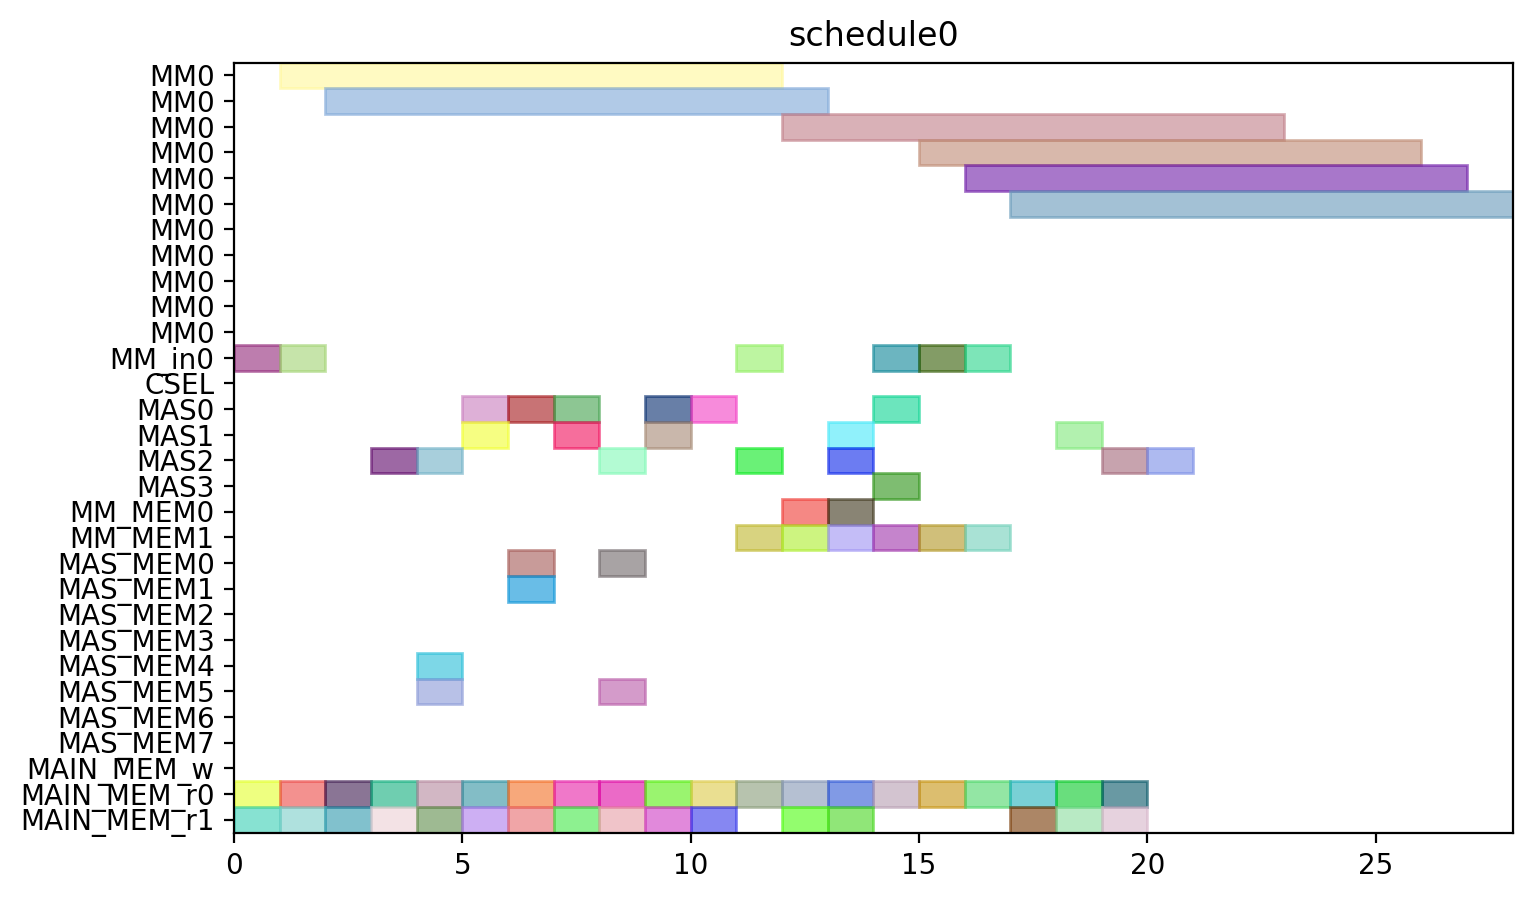

Source code (Python):
from pyschedule import Scenario, solvers, plotters, alt


def solve():
	horizon = 120
	S = Scenario("schedule0", horizon=horizon)

	# resource
	MM = S.Resources('MM', num=1, size=11)
	MM_in = S.Resources('MM_in', num=1)
	CSEL = S.Resource('CSEL')
	MAS = S.Resources('MAS', num=4, size=1, periods=range(1, horizon))
	MM_MEM = S.Resources('MM_MEM', num=2)
	MAS_MEM = S.Resources('MAS_MEM', num=8)
	MAIN_MEM_w = S.Resource('MAIN_MEM_w', size=1)
	MAIN_MEM_r = S.Resources('MAIN_MEM_r', num=2)

	# result of previous scheduling

	# new tasks
	c_qinv_denom_inv0 = S.Task('c_qinv_denom_inv0', length=11, delay_cost=1)
	c_qinv_denom_inv0 += alt(MM)
	c_qinv_denom_inv0_in = S.Task('c_qinv_denom_inv0_in', length=1, delay_cost=1)
	c_qinv_denom_inv0_in += alt(MM_in)
	S += c_qinv_denom_inv0_in*MM_in[0]<=c_qinv_denom_inv0*MM[0]
	c_qinv_denom_inv0_mem0 = S.Task('c_qinv_denom_inv0_mem0', length=1, delay_cost=1)
	c_qinv_denom_inv0_mem0 += MAIN_MEM_r[0]
	S += c_qinv_denom_inv0_mem0 <= c_qinv_denom_inv0

	c_qinv_denom_inv0_mem1 = S.Task('c_qinv_denom_inv0_mem1', length=1, delay_cost=1)
	c_qinv_denom_inv0_mem1 += MAIN_MEM_r[1]
	S += c_qinv_denom_inv0_mem1 <= c_qinv_denom_inv0

	c_qinv_denom_inv1_ = S.Task('c_qinv_denom_inv1_', length=11, delay_cost=1)
	c_qinv_denom_inv1_ += alt(MM)
	c_qinv_denom_inv1__in = S.Task('c_qinv_denom_inv1__in', length=1, delay_cost=1)
	c_qinv_denom_inv1__in += alt(MM_in)
	S += c_qinv_denom_inv1__in*MM_in[0]<=c_qinv_denom_inv1_*MM[0]
	c_qinv_denom_inv1__mem0 = S.Task('c_qinv_denom_inv1__mem0', length=1, delay_cost=1)
	c_qinv_denom_inv1__mem0 += MAIN_MEM_r[0]
	S += c_qinv_denom_inv1__mem0 <= c_qinv_denom_inv1_

	c_qinv_denom_inv1__mem1 = S.Task('c_qinv_denom_inv1__mem1', length=1, delay_cost=1)
	c_qinv_denom_inv1__mem1 += MAIN_MEM_r[1]
	S += c_qinv_denom_inv1__mem1 <= c_qinv_denom_inv1_

	c_qinv0_t2 = S.Task('c_qinv0_t2', length=1, delay_cost=1)
	c_qinv0_t2 += alt(MAS)
	c_qinv0_t2_mem0 = S.Task('c_qinv0_t2_mem0', length=1, delay_cost=1)
	c_qinv0_t2_mem0 += MAIN_MEM_r[0]
	S += c_qinv0_t2_mem0 <= c_qinv0_t2

	c_qinv0_t2_mem1 = S.Task('c_qinv0_t2_mem1', length=1, delay_cost=1)
	c_qinv0_t2_mem1 += MAIN_MEM_r[1]
	S += c_qinv0_t2_mem1 <= c_qinv0_t2

	c_qinv1__t2 = S.Task('c_qinv1__t2', length=1, delay_cost=1)
	c_qinv1__t2 += alt(MAS)
	c_qinv1__t2_mem0 = S.Task('c_qinv1__t2_mem0', length=1, delay_cost=1)
	c_qinv1__t2_mem0 += MAIN_MEM_r[0]
	S += c_qinv1__t2_mem0 <= c_qinv1__t2

	c_qinv1__t2_mem1 = S.Task('c_qinv1__t2_mem1', length=1, delay_cost=1)
	c_qinv1__t2_mem1 += MAIN_MEM_r[1]
	S += c_qinv1__t2_mem1 <= c_qinv1__t2

	c0_t0_t2 = S.Task('c0_t0_t2', length=1, delay_cost=1)
	c0_t0_t2 += alt(MAS)
	c0_t0_t2_mem0 = S.Task('c0_t0_t2_mem0', length=1, delay_cost=1)
	c0_t0_t2_mem0 += MAIN_MEM_r[0]
	S += c0_t0_t2_mem0 <= c0_t0_t2

	c0_t0_t2_mem1 = S.Task('c0_t0_t2_mem1', length=1, delay_cost=1)
	c0_t0_t2_mem1 += MAIN_MEM_r[1]
	S += c0_t0_t2_mem1 <= c0_t0_t2

	c0_t1_t2 = S.Task('c0_t1_t2', length=1, delay_cost=1)
	c0_t1_t2 += alt(MAS)
	c0_t1_t2_mem0 = S.Task('c0_t1_t2_mem0', length=1, delay_cost=1)
	c0_t1_t2_mem0 += MAIN_MEM_r[0]
	S += c0_t1_t2_mem0 <= c0_t1_t2

	c0_t1_t2_mem1 = S.Task('c0_t1_t2_mem1', length=1, delay_cost=1)
	c0_t1_t2_mem1 += MAIN_MEM_r[1]
	S += c0_t1_t2_mem1 <= c0_t1_t2

	c0_t20 = S.Task('c0_t20', length=1, delay_cost=1)
	c0_t20 += alt(MAS)
	c0_t20_mem0 = S.Task('c0_t20_mem0', length=1, delay_cost=1)
	c0_t20_mem0 += MAIN_MEM_r[0]
	S += c0_t20_mem0 <= c0_t20

	c0_t20_mem1 = S.Task('c0_t20_mem1', length=1, delay_cost=1)
	c0_t20_mem1 += MAIN_MEM_r[1]
	S += c0_t20_mem1 <= c0_t20

	c0_t21 = S.Task('c0_t21', length=1, delay_cost=1)
	c0_t21 += alt(MAS)
	c0_t21_mem0 = S.Task('c0_t21_mem0', length=1, delay_cost=1)
	c0_t21_mem0 += MAIN_MEM_r[0]
	S += c0_t21_mem0 <= c0_t21

	c0_t21_mem1 = S.Task('c0_t21_mem1', length=1, delay_cost=1)
	c0_t21_mem1 += MAIN_MEM_r[1]
	S += c0_t21_mem1 <= c0_t21

	c1_t0_t2 = S.Task('c1_t0_t2', length=1, delay_cost=1)
	c1_t0_t2 += alt(MAS)
	c1_t0_t2_mem0 = S.Task('c1_t0_t2_mem0', length=1, delay_cost=1)
	c1_t0_t2_mem0 += MAIN_MEM_r[0]
	S += c1_t0_t2_mem0 <= c1_t0_t2

	c1_t0_t2_mem1 = S.Task('c1_t0_t2_mem1', length=1, delay_cost=1)
	c1_t0_t2_mem1 += MAIN_MEM_r[1]
	S += c1_t0_t2_mem1 <= c1_t0_t2

	c1_t1_t2 = S.Task('c1_t1_t2', length=1, delay_cost=1)
	c1_t1_t2 += alt(MAS)
	c1_t1_t2_mem0 = S.Task('c1_t1_t2_mem0', length=1, delay_cost=1)
	c1_t1_t2_mem0 += MAIN_MEM_r[0]
	S += c1_t1_t2_mem0 <= c1_t1_t2

	c1_t1_t2_mem1 = S.Task('c1_t1_t2_mem1', length=1, delay_cost=1)
	c1_t1_t2_mem1 += MAIN_MEM_r[1]
	S += c1_t1_t2_mem1 <= c1_t1_t2

	c1_t20 = S.Task('c1_t20', length=1, delay_cost=1)
	c1_t20 += alt(MAS)
	c1_t20_mem0 = S.Task('c1_t20_mem0', length=1, delay_cost=1)
	c1_t20_mem0 += MAIN_MEM_r[0]
	S += c1_t20_mem0 <= c1_t20

	c1_t20_mem1 = S.Task('c1_t20_mem1', length=1, delay_cost=1)
	c1_t20_mem1 += MAIN_MEM_r[1]
	S += c1_t20_mem1 <= c1_t20

	c1_t21 = S.Task('c1_t21', length=1, delay_cost=1)
	c1_t21 += alt(MAS)
	c1_t21_mem0 = S.Task('c1_t21_mem0', length=1, delay_cost=1)
	c1_t21_mem0 += MAIN_MEM_r[0]
	S += c1_t21_mem0 <= c1_t21

	c1_t21_mem1 = S.Task('c1_t21_mem1', length=1, delay_cost=1)
	c1_t21_mem1 += MAIN_MEM_r[1]
	S += c1_t21_mem1 <= c1_t21

	c2_t0_t2 = S.Task('c2_t0_t2', length=1, delay_cost=1)
	c2_t0_t2 += alt(MAS)
	c2_t0_t2_mem0 = S.Task('c2_t0_t2_mem0', length=1, delay_cost=1)
	c2_t0_t2_mem0 += MAIN_MEM_r[0]
	S += c2_t0_t2_mem0 <= c2_t0_t2

	c2_t0_t2_mem1 = S.Task('c2_t0_t2_mem1', length=1, delay_cost=1)
	c2_t0_t2_mem1 += MAIN_MEM_r[1]
	S += c2_t0_t2_mem1 <= c2_t0_t2

	c2_t1_t2 = S.Task('c2_t1_t2', length=1, delay_cost=1)
	c2_t1_t2 += alt(MAS)
	c2_t1_t2_mem0 = S.Task('c2_t1_t2_mem0', length=1, delay_cost=1)
	c2_t1_t2_mem0 += MAIN_MEM_r[0]
	S += c2_t1_t2_mem0 <= c2_t1_t2

	c2_t1_t2_mem1 = S.Task('c2_t1_t2_mem1', length=1, delay_cost=1)
	c2_t1_t2_mem1 += MAIN_MEM_r[1]
	S += c2_t1_t2_mem1 <= c2_t1_t2

	c2_t20 = S.Task('c2_t20', length=1, delay_cost=1)
	c2_t20 += alt(MAS)
	c2_t20_mem0 = S.Task('c2_t20_mem0', length=1, delay_cost=1)
	c2_t20_mem0 += MAIN_MEM_r[0]
	S += c2_t20_mem0 <= c2_t20

	c2_t20_mem1 = S.Task('c2_t20_mem1', length=1, delay_cost=1)
	c2_t20_mem1 += MAIN_MEM_r[1]
	S += c2_t20_mem1 <= c2_t20

	c2_t21 = S.Task('c2_t21', length=1, delay_cost=1)
	c2_t21 += alt(MAS)
	c2_t21_mem0 = S.Task('c2_t21_mem0', length=1, delay_cost=1)
	c2_t21_mem0 += MAIN_MEM_r[0]
	S += c2_t21_mem0 <= c2_t21

	c2_t21_mem1 = S.Task('c2_t21_mem1', length=1, delay_cost=1)
	c2_t21_mem1 += MAIN_MEM_r[1]
	S += c2_t21_mem1 <= c2_t21

	c_qinv0_t0 = S.Task('c_qinv0_t0', length=11, delay_cost=1)
	c_qinv0_t0 += alt(MM)
	c_qinv0_t0_in = S.Task('c_qinv0_t0_in', length=1, delay_cost=1)
	c_qinv0_t0_in += alt(MM_in)
	S += c_qinv0_t0_in*MM_in[0]<=c_qinv0_t0*MM[0]
	c_qinv0_t0_mem0 = S.Task('c_qinv0_t0_mem0', length=1, delay_cost=1)
	c_qinv0_t0_mem0 += MAIN_MEM_r[0]
	S += c_qinv0_t0_mem0 <= c_qinv0_t0

	c_qinv0_t0_mem1 = S.Task('c_qinv0_t0_mem1', length=1, delay_cost=1)
	c_qinv0_t0_mem1 += alt(MM_MEM)
	S += (c_qinv_denom_inv0*MM[0])-1 < c_qinv0_t0_mem1*MM_MEM[1]
	S += c_qinv0_t0_mem1 <= c_qinv0_t0

	c_qinv0_t1 = S.Task('c_qinv0_t1', length=11, delay_cost=1)
	c_qinv0_t1 += alt(MM)
	c_qinv0_t1_in = S.Task('c_qinv0_t1_in', length=1, delay_cost=1)
	c_qinv0_t1_in += alt(MM_in)
	S += c_qinv0_t1_in*MM_in[0]<=c_qinv0_t1*MM[0]
	c_qinv0_t1_mem0 = S.Task('c_qinv0_t1_mem0', length=1, delay_cost=1)
	c_qinv0_t1_mem0 += MAIN_MEM_r[0]
	S += c_qinv0_t1_mem0 <= c_qinv0_t1

	c_qinv0_t1_mem1 = S.Task('c_qinv0_t1_mem1', length=1, delay_cost=1)
	c_qinv0_t1_mem1 += alt(MM_MEM)
	S += (c_qinv_denom_inv1_*MM[0])-1 < c_qinv0_t1_mem1*MM_MEM[1]
	S += c_qinv0_t1_mem1 <= c_qinv0_t1

	c_qinv0_t3 = S.Task('c_qinv0_t3', length=1, delay_cost=1)
	c_qinv0_t3 += alt(MAS)
	c_qinv0_t3_mem0 = S.Task('c_qinv0_t3_mem0', length=1, delay_cost=1)
	c_qinv0_t3_mem0 += alt(MM_MEM)
	S += (c_qinv_denom_inv0*MM[0])-1 < c_qinv0_t3_mem0*MM_MEM[0]
	S += c_qinv0_t3_mem0 <= c_qinv0_t3

	c_qinv0_t3_mem1 = S.Task('c_qinv0_t3_mem1', length=1, delay_cost=1)
	c_qinv0_t3_mem1 += alt(MM_MEM)
	S += (c_qinv_denom_inv1_*MM[0])-1 < c_qinv0_t3_mem1*MM_MEM[1]
	S += c_qinv0_t3_mem1 <= c_qinv0_t3

	c_qinv1__t0 = S.Task('c_qinv1__t0', length=11, delay_cost=1)
	c_qinv1__t0 += alt(MM)
	c_qinv1__t0_in = S.Task('c_qinv1__t0_in', length=1, delay_cost=1)
	c_qinv1__t0_in += alt(MM_in)
	S += c_qinv1__t0_in*MM_in[0]<=c_qinv1__t0*MM[0]
	c_qinv1__t0_mem0 = S.Task('c_qinv1__t0_mem0', length=1, delay_cost=1)
	c_qinv1__t0_mem0 += MAIN_MEM_r[0]
	S += c_qinv1__t0_mem0 <= c_qinv1__t0

	c_qinv1__t0_mem1 = S.Task('c_qinv1__t0_mem1', length=1, delay_cost=1)
	c_qinv1__t0_mem1 += alt(MM_MEM)
	S += (c_qinv_denom_inv0*MM[0])-1 < c_qinv1__t0_mem1*MM_MEM[1]
	S += c_qinv1__t0_mem1 <= c_qinv1__t0

	c_qinv1__t1 = S.Task('c_qinv1__t1', length=11, delay_cost=1)
	c_qinv1__t1 += alt(MM)
	c_qinv1__t1_in = S.Task('c_qinv1__t1_in', length=1, delay_cost=1)
	c_qinv1__t1_in += alt(MM_in)
	S += c_qinv1__t1_in*MM_in[0]<=c_qinv1__t1*MM[0]
	c_qinv1__t1_mem0 = S.Task('c_qinv1__t1_mem0', length=1, delay_cost=1)
	c_qinv1__t1_mem0 += MAIN_MEM_r[0]
	S += c_qinv1__t1_mem0 <= c_qinv1__t1

	c_qinv1__t1_mem1 = S.Task('c_qinv1__t1_mem1', length=1, delay_cost=1)
	c_qinv1__t1_mem1 += alt(MM_MEM)
	S += (c_qinv_denom_inv1_*MM[0])-1 < c_qinv1__t1_mem1*MM_MEM[1]
	S += c_qinv1__t1_mem1 <= c_qinv1__t1

	c_qinv1__t3 = S.Task('c_qinv1__t3', length=1, delay_cost=1)
	c_qinv1__t3 += alt(MAS)
	c_qinv1__t3_mem0 = S.Task('c_qinv1__t3_mem0', length=1, delay_cost=1)
	c_qinv1__t3_mem0 += alt(MM_MEM)
	S += (c_qinv_denom_inv0*MM[0])-1 < c_qinv1__t3_mem0*MM_MEM[0]
	S += c_qinv1__t3_mem0 <= c_qinv1__t3

	c_qinv1__t3_mem1 = S.Task('c_qinv1__t3_mem1', length=1, delay_cost=1)
	c_qinv1__t3_mem1 += alt(MM_MEM)
	S += (c_qinv_denom_inv1_*MM[0])-1 < c_qinv1__t3_mem1*MM_MEM[1]
	S += c_qinv1__t3_mem1 <= c_qinv1__t3

	c0_t4_t2 = S.Task('c0_t4_t2', length=1, delay_cost=1)
	c0_t4_t2 += alt(MAS)
	c0_t4_t2_mem0 = S.Task('c0_t4_t2_mem0', length=1, delay_cost=1)
	c0_t4_t2_mem0 += alt(MAS_MEM)
	S += (c0_t20*MAS[0])-1 < c0_t4_t2_mem0*MAS_MEM[0]
	S += (c0_t20*MAS[1])-1 < c0_t4_t2_mem0*MAS_MEM[2]
	S += (c0_t20*MAS[2])-1 < c0_t4_t2_mem0*MAS_MEM[4]
	S += (c0_t20*MAS[3])-1 < c0_t4_t2_mem0*MAS_MEM[6]
	S += c0_t4_t2_mem0 <= c0_t4_t2

	c0_t4_t2_mem1 = S.Task('c0_t4_t2_mem1', length=1, delay_cost=1)
	c0_t4_t2_mem1 += alt(MAS_MEM)
	S += (c0_t21*MAS[0])-1 < c0_t4_t2_mem1*MAS_MEM[1]
	S += (c0_t21*MAS[1])-1 < c0_t4_t2_mem1*MAS_MEM[3]
	S += (c0_t21*MAS[2])-1 < c0_t4_t2_mem1*MAS_MEM[5]
	S += (c0_t21*MAS[3])-1 < c0_t4_t2_mem1*MAS_MEM[7]
	S += c0_t4_t2_mem1 <= c0_t4_t2

	c1_t4_t2 = S.Task('c1_t4_t2', length=1, delay_cost=1)
	c1_t4_t2 += alt(MAS)
	c1_t4_t2_mem0 = S.Task('c1_t4_t2_mem0', length=1, delay_cost=1)
	c1_t4_t2_mem0 += alt(MAS_MEM)
	S += (c1_t20*MAS[0])-1 < c1_t4_t2_mem0*MAS_MEM[0]
	S += (c1_t20*MAS[1])-1 < c1_t4_t2_mem0*MAS_MEM[2]
	S += (c1_t20*MAS[2])-1 < c1_t4_t2_mem0*MAS_MEM[4]
	S += (c1_t20*MAS[3])-1 < c1_t4_t2_mem0*MAS_MEM[6]
	S += c1_t4_t2_mem0 <= c1_t4_t2

	c1_t4_t2_mem1 = S.Task('c1_t4_t2_mem1', length=1, delay_cost=1)
	c1_t4_t2_mem1 += alt(MAS_MEM)
	S += (c1_t21*MAS[0])-1 < c1_t4_t2_mem1*MAS_MEM[1]
	S += (c1_t21*MAS[1])-1 < c1_t4_t2_mem1*MAS_MEM[3]
	S += (c1_t21*MAS[2])-1 < c1_t4_t2_mem1*MAS_MEM[5]
	S += (c1_t21*MAS[3])-1 < c1_t4_t2_mem1*MAS_MEM[7]
	S += c1_t4_t2_mem1 <= c1_t4_t2

	c2_t4_t2 = S.Task('c2_t4_t2', length=1, delay_cost=1)
	c2_t4_t2 += alt(MAS)
	c2_t4_t2_mem0 = S.Task('c2_t4_t2_mem0', length=1, delay_cost=1)
	c2_t4_t2_mem0 += alt(MAS_MEM)
	S += (c2_t20*MAS[0])-1 < c2_t4_t2_mem0*MAS_MEM[0]
	S += (c2_t20*MAS[1])-1 < c2_t4_t2_mem0*MAS_MEM[2]
	S += (c2_t20*MAS[2])-1 < c2_t4_t2_mem0*MAS_MEM[4]
	S += (c2_t20*MAS[3])-1 < c2_t4_t2_mem0*MAS_MEM[6]
	S += c2_t4_t2_mem0 <= c2_t4_t2

	c2_t4_t2_mem1 = S.Task('c2_t4_t2_mem1', length=1, delay_cost=1)
	c2_t4_t2_mem1 += alt(MAS_MEM)
	S += (c2_t21*MAS[0])-1 < c2_t4_t2_mem1*MAS_MEM[1]
	S += (c2_t21*MAS[1])-1 < c2_t4_t2_mem1*MAS_MEM[3]
	S += (c2_t21*MAS[2])-1 < c2_t4_t2_mem1*MAS_MEM[5]
	S += (c2_t21*MAS[3])-1 < c2_t4_t2_mem1*MAS_MEM[7]
	S += c2_t4_t2_mem1 <= c2_t4_t2

	solvers.mip.solve(S,msg=1,kind='CPLEX',ratio_gap=1.01)

	solution = [['hoge']*len(S.solution()[1]) for i in range(len(S.solution()))]
	for i in range(len(S.solution())):
		for j in range(len(S.solution()[i])):
			solution[i][j]=str(S.solution()[i][j])
	print(solution)

	cycles = int(solution[-1][3])

	pic_file_name = "/home/mfukuda/ABE/multiRAM_multiMAS_16mux/scheduling_result/stage11MM1_stage1MAS4/FP12_INV_AFTER_FPINV/schedule0.png"
	if(S.solution() != []):
		plotters.matplotlib.plot(S,img_filename=pic_file_name, show_task_labels=False, fig_size=(cycles*0.25+3, 5))

	return solution
